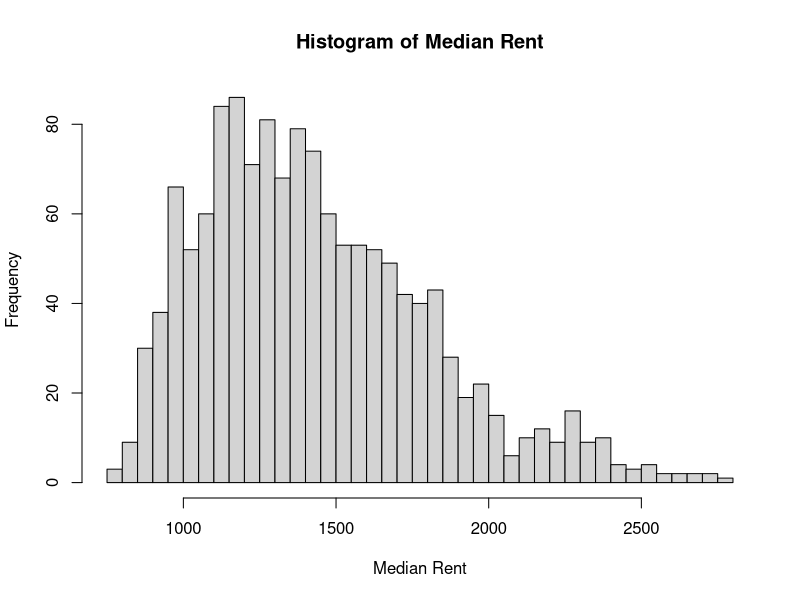
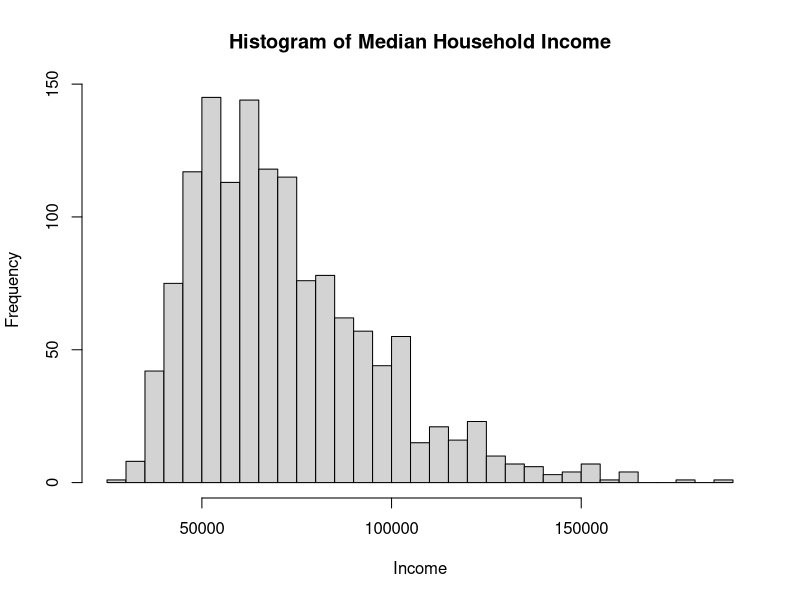
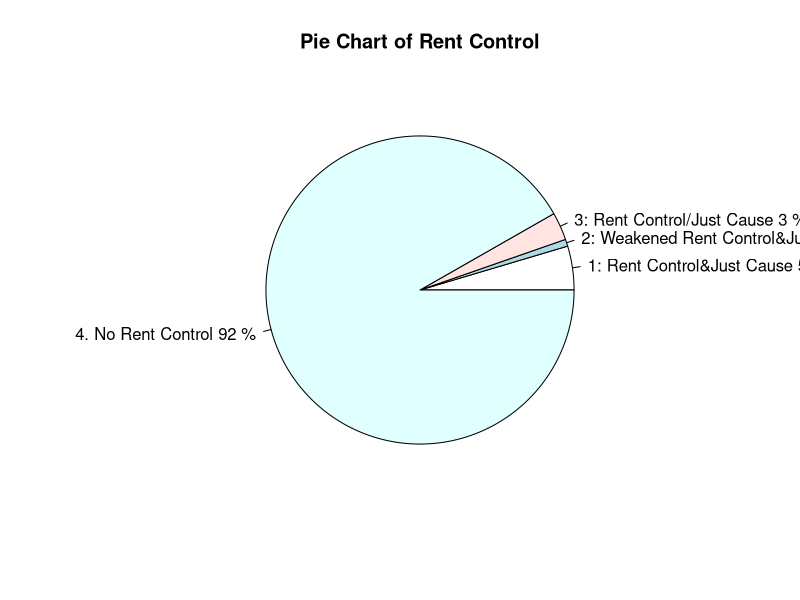

Reproduce these figures in R, in order. (Note: this script raises an error after producing the figures.)
## ---- chunk 1
knitr::opts_chunk$set(echo = TRUE)
## ---- chunk 2

library(dplyr) #filter
library(ggplot2)
library(corrplot) # Correlation plot [corrplot()]

## ---- chunk 3

importData=read.csv("pop-inc-rent-rc-if-allyear-cleaner-correct.CSV",stringsAsFactors=F, na.strings=c(NA,"NA"," NA"))  #read data
data <- importData[complete.cases(importData[c("MedianRent","MedianHouseholdIncome","TotalPopulation")]),] #omit NA

## ---- chunk 4
# data type
data$Geography<-as.factor(data$Geography)
data$MedianRent<-as.numeric(data$MedianRent)
data$MedianHouseholdIncome<-as.numeric(data$MedianHouseholdIncome)
data$TotalPopulation<-as.numeric(data$TotalPopulation)
data$InflationRates<-as.numeric(data$InflationRates)
data$Year<-as.factor(data$Year)
data$RentControl<-as.factor(data$RentControl)

## ---- chunk 5
#city data only
data_city = filter(data, Geography !=c('California'))
data_city = filter(data_city, !grepl('.*County', Geography))
#total ca data only 
data_ca = filter(data, Geography == 'California')
## ---- chunk 6
#data exploration 
hist(data_city$MedianRent,50,main="Histogram of Median Rent", xlab="Median Rent") #Histogram of CA Cities' Median Rent
hist(data_city$MedianHouseholdIncome,50,main="Histogram of Median Household Income", xlab="Income") # Histogram of CA Cities' Median Household Income

#Pie Chart of Rent Control
label1<-paste(c("1: Rent Control&Just Cause","2: Weakened Rent Control&Just Cause","3: Rent Control/Just Cause","4. No Rent Control"),round(100*table(data_city$RentControl)/1369),"%",sep=" ")
pie(table(data_city$RentControl),label=label1,main="Pie Chart of Rent Control")

## ---- chunk 7
#Pearson correlation
cor(data_city[2:5],)
#scatter plot of matrices
my_cols <- brewer.pal(n = 4, name = "RdBu") 
pairs(data_city[2:5],pch = 19, lower.panel = NULL,
      col = my_cols[data_city$RentControl]) 


data_city %>% 
  select(MedianRent, MedianHouseholdIncome, TotalPopulation,InflationRates) %>% 
  cor() %>% 
  corrplot(method = "number",
           type = "upper",
           tl.cex = 0.8,
           tl.srt = 45,
           tl.col = "black")
## ---- chunk 8
#Annual rent
data_ca$MedianYearRent<-data_ca$MedianRent*12
#
ggplot(data_ca, aes(x = Year)) +
  geom_point(aes(y=MedianYearRent), ) + 
  geom_line(aes(y=MedianYearRent,group = 1 , color="Median Rent")) +
  geom_point(aes(y=MedianHouseholdIncome)) + 
  geom_line(aes(y=MedianHouseholdIncome,group = 1 , color="Median Household Income"))

ggplot(data_ca, aes(x = Year)) +
  geom_point(aes(y=MedianHouseholdIncomeIncreasingRate), ) + 
  geom_line(aes(y=MedianHouseholdIncomeIncreasingRate,group = 1 , color="Median Household Income Increasing Rate ")) +
  geom_point(aes(y=MedianRentIncreasingRate)) + 
  geom_line(aes(y=MedianRentIncreasingRate,group = 1 , color="Median Rent Increasing Rate"))

data_ca$MedianYearRentS<-data_ca$MedianYearRent-data_ca$MedianYearRent[1]
data_ca$MedianHouseholdIncomeS<-data_ca$MedianHouseholdIncome-data_ca$MedianHouseholdIncome[1]
ggplot(data_ca, aes(x = Year)) +
  geom_point(aes(y=MedianYearRentS), ) + 
  geom_line(aes(y=MedianYearRentS,group = 1 , color="Median Rent")) +
  geom_point(aes(y=MedianHouseholdIncomeS)) + 
  geom_line(aes(y=MedianHouseholdIncomeS,group = 1 , color="Median Household Income"))

data_ca$RentIncomeRate<-data_ca$MedianYearRent/data_ca$MedianHouseholdIncome
ggplot(data_ca, aes(x = Year, y = RentIncomeRate,group = 1 , color="Rent v.s. Income Rate")) +
  geom_line()



## ---- chunk 9
data_2019 = filter(data, Year == '2019')

ggplot(data_2019, aes(x = RentControl, y = MedianRent)) +
  geom_boxplot()

ggplot(data_2019, aes(x = RentControl, y = MedianHouseholdIncome)) +
  geom_boxplot()
## ---- chunk 10
model<-lm(MedianRent~MedianHouseholdIncome +InflationRates +Year+ RentControl+TotalPopulation,data=data_city)
summary(model)
modelrate<-lm(MedianRentIncreasingRate~MedianHouseholdIncomeIncreasingRate +InflationRates +Year+ RentControl,data=data_city)
summary(modelrate)
